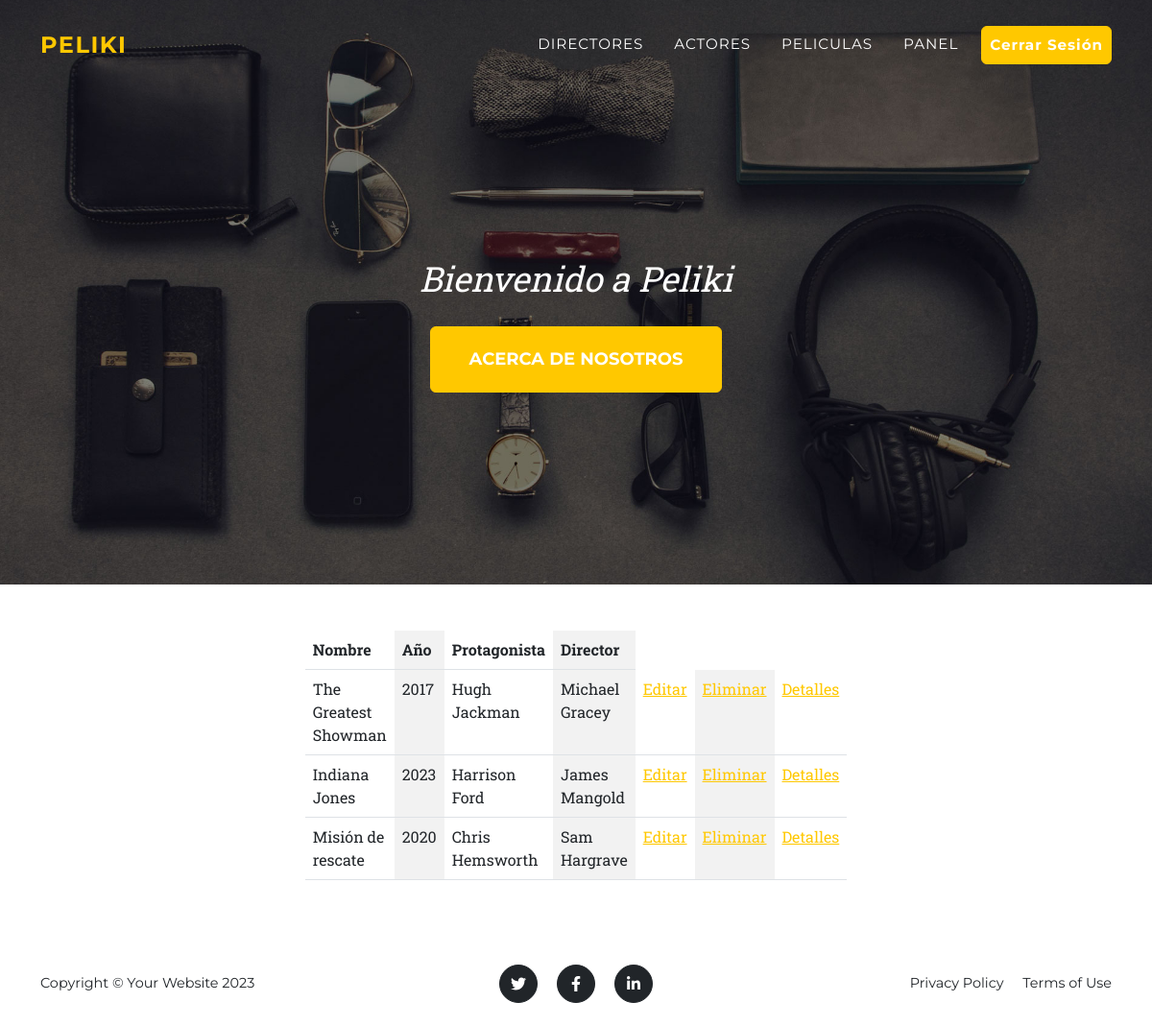
/pelicula/list (signed in), run on the app's committed database.
### core/models.py (models this page shows, shortened)
class Pelicula(models.Model):
    nombre = models.CharField(max_length=100)
    año = models.PositiveIntegerField()
    protagonista = models.ForeignKey(Protagonista, on_delete=models.SET_NULL, null=True, blank=True)
    director = models.ForeignKey(Director, on_delete=models.SET_NULL, null=True, blank=True)
    personaje = models.CharField(max_length=100, null=True, blank=True)
    resumen = models.TextField(null=True, blank=True)
    imagen = models.ImageField(upload_to='poster', default='image-default.jpg')

class Protagonista(models.Model):
    nombre = models.CharField(max_length=100)
    nacionalidad = models.CharField(max_length=100, null=True, blank=True)
    def __str__(self) -> str:
        return self.nombre

class Director(models.Model):
    nombre = models.CharField(max_length=100)
    pais = models.CharField(max_length=100)
    def __str__(self) -> str:
        return self.nombre

### core/views.py (the view)
# urls.py: path("pelicula/list", pelicula_list.as_view(), name="pelicula_list"),
class pelicula_list(ListView):
    model = Pelicula

### core/templates/core/pelicula_list.html
{% extends 'core/base.html' %}
{% block contenido %}
    <div class="d-flex justify-content-center mt-5 mb-5">
        <table class="table table-striped-columns w-25 p-3 ">
            <thead>
                <th>Nombre</th>
                <th>Año</th>
                <th>Protagonista</th>
                <th>Director</th>
            </thead>
            <tbody>
                {% for pelicula in object_list %}
                    <tr>
                        <td>{{ pelicula.nombre }}</td>
                        <td>{{ pelicula.año }}</td>
                        <td>{{ pelicula.protagonista }}</td>
                        <td>{{ pelicula.director }}</td>
                        {% if user.is_authenticated%}
                        <td> <a href="{% url 'core:peliculaUpdate' pelicula.id %}">Editar</a></td>
                        <td> <a href="{% url 'core:peliculaDelete' pelicula.id %}">Eliminar</a></td>
                        {%endif%}
                        <td> <a href="{% url 'core:peliculaDetail' pelicula.id %}">Detalles</a></td>
                    </tr>
                {% endfor %}
            </tbody>
        </table>
    </div>
{% endblock contenido %}

### data on the page
Pelicula: nombre "The Greatest Showman", año "2017", protagonista "Hugh Jackman", director "Michael Gracey"
Pelicula: nombre "Indiana Jones", año "2023", protagonista "Harrison Ford", director "James Mangold"
Pelicula: nombre "Misión de rescate", año "2020", protagonista "Chris Hemsworth", director "Sam Hargrave"
